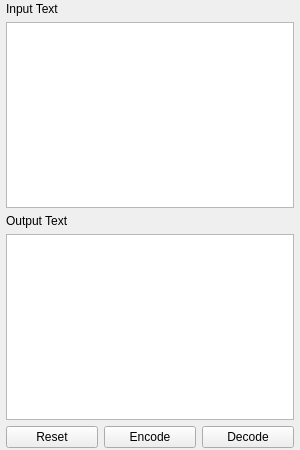
<?xml version="1.0" encoding="UTF-8"?>
<ui version="4.0">
 <class>ModulePage</class>
 <widget class="QWidget" name="ModulePage">
  <property name="geometry">
   <rect>
    <x>0</x>
    <y>0</y>
    <width>300</width>
    <height>450</height>
   </rect>
  </property>
  <property name="windowTitle">
   <string>Form</string>
  </property>
  <layout class="QVBoxLayout" name="verticalLayout">
   <property name="spacing">
    <number>6</number>
   </property>
   <property name="leftMargin">
    <number>6</number>
   </property>
   <property name="topMargin">
    <number>2</number>
   </property>
   <property name="rightMargin">
    <number>6</number>
   </property>
   <property name="bottomMargin">
    <number>2</number>
   </property>
   <item>
    <widget class="QLabel" name="label_4">
     <property name="font">
      <font>
       <weight>50</weight>
       <bold>false</bold>
      </font>
     </property>
     <property name="text">
      <string>Input Text</string>
     </property>
    </widget>
   </item>
   <item>
    <widget class="QPlainTextEdit" name="input_plaintext">
     <property name="maximumSize">
      <size>
       <width>16777215</width>
       <height>16777215</height>
      </size>
     </property>
    </widget>
   </item>
   <item>
    <widget class="QLabel" name="label_5">
     <property name="font">
      <font>
       <weight>50</weight>
       <bold>false</bold>
      </font>
     </property>
     <property name="text">
      <string>Output Text</string>
     </property>
    </widget>
   </item>
   <item>
    <widget class="QTextBrowser" name="output_ciphertext">
     <property name="maximumSize">
      <size>
       <width>16777215</width>
       <height>16777215</height>
      </size>
     </property>
    </widget>
   </item>
   <item>
    <layout class="QGridLayout" name="gridLayout_2">
     <item row="0" column="0">
      <widget class="QPushButton" name="resetButton">
       <property name="text">
        <string>Reset</string>
       </property>
      </widget>
     </item>
     <item row="0" column="1">
      <widget class="QPushButton" name="encodeButton">
       <property name="text">
        <string>Encode</string>
       </property>
      </widget>
     </item>
     <item row="0" column="2">
      <widget class="QPushButton" name="decodeButton">
       <property name="text">
        <string>Decode</string>
       </property>
      </widget>
     </item>
    </layout>
   </item>
  </layout>
 </widget>
 <resources/>
 <connections/>
</ui>
